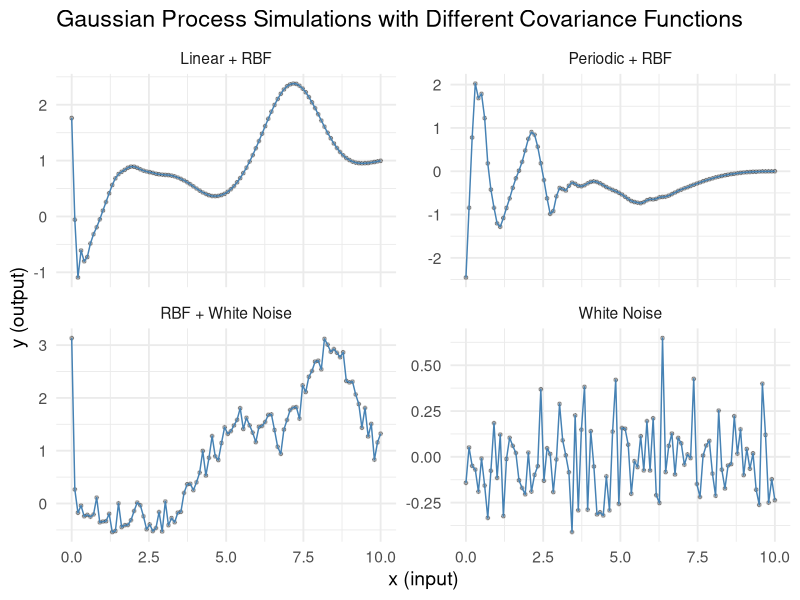
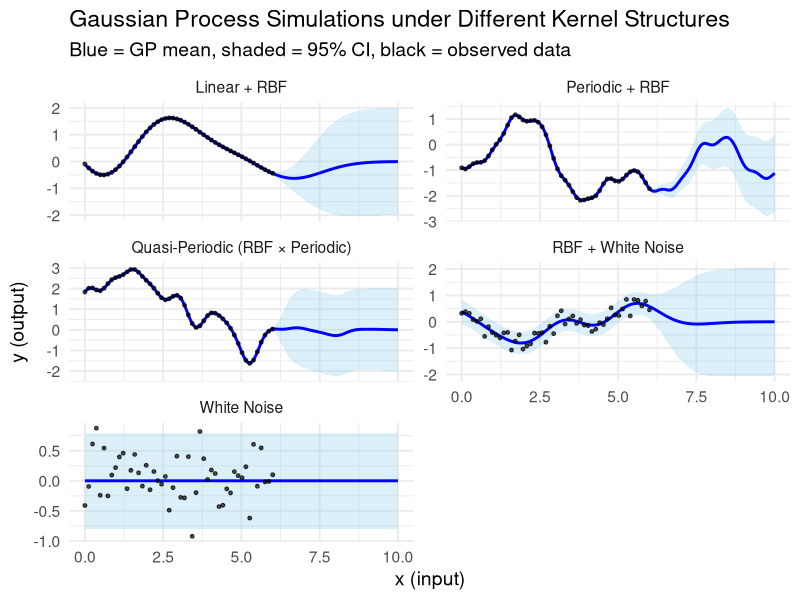

R code for these plots, in order: (Note: this script raises an error after producing the figures.)
## ---- chunk 1
library(kernlab)
library(ggplot2)
library(dplyr)

set.seed(123)
n <- 100
x <- seq(0, 10, length.out = n)

# Helper to compute covariance
cov_mat <- function(x1, x2, kernel_fun) {
  outer(x1, x2, FUN = kernel_fun)
}

# Define kernels
k_rbf <- function(x, y, l = 1) exp(-0.5 * (outer(x, y, "-") / l)^2)
k_white <- function(x, y, sigma = 1) diag(sigma^2, length(x))
k_periodic <- function(x, y, p = 2, l = 1) exp(-2 * (sin(pi * abs(outer(x, y, "-")) / p) / l)^2)

# Generate GP samples
simulate_gp <- function(x, mean_fun, K, noise_sd = 0.0) {
  L <- chol(K + diag(1e-6, length(x)))
  y <- mean_fun(x) + L %*% rnorm(length(x))
  return(as.numeric(y))
}

# Mean functions
f_zero <- function(x) rep(0, length(x))
f_linear <- function(x) 0.1 * x
f_sine <- function(x) sin(x)

# 1️⃣ Linear + RBF
K1 <- k_rbf(x, x, l = 1.2)
y1 <- simulate_gp(x, f_linear, K1)

# 2️⃣ White Noise (Independent)
K2 <- k_white(x, x, sigma = 0.2)
y2 <- simulate_gp(x, f_zero, K2)

# 3️⃣ Combined (RBF + White Noise)
K3 <- k_rbf(x, x, l = 1.0) + k_white(x, x, sigma = 0.2)
y3 <- simulate_gp(x, f_linear, K3)

# 4️⃣ Periodic + RBF
K4 <- k_periodic(x, x, p = 3, l = 1) + 0.5 * k_rbf(x, x, l = 2)
y4 <- simulate_gp(x, f_zero, K4)

# Combine all for plotting
df_all <- bind_rows(
  data.frame(x, y = y1, case = "Linear + RBF"),
  data.frame(x, y = y2, case = "White Noise"),
  data.frame(x, y = y3, case = "RBF + White Noise"),
  data.frame(x, y = y4, case = "Periodic + RBF")
)

# Plot
ggplot(df_all, aes(x, y)) +
  geom_point(size = 1, alpha = 0.3) +
  geom_line(color = "steelblue", linewidth = 0.5) +
  facet_wrap(~ case, scales = "free_y") +
  theme_minimal(base_size = 14) +
  labs(
    title = "Gaussian Process Simulations with Different Covariance Functions",
    x = "x (input)",
    y = "y (output)"
  )

## ---- chunk 2
# ============================================================
#   Gaussian Process Simulation (Multiple Kernel Scenarios)
# ============================================================

# --- Libraries ---
library(MASS)       # for mvrnorm
library(ggplot2)
library(dplyr)
library(tidyr)

set.seed(123)
n <- 100
x <- seq(0, 10, length.out = n)

# === Define Kernel Functions (dimension-safe) ===
k_rbf <- function(x, y, l = 1, sigma_f = 1) {
  d <- outer(x, y, "-")
  sigma_f^2 * exp(-0.5 * (d / l)^2)
}

k_white <- function(x, y, sigma_n = 0.3) {
  if (length(x) == length(y) && all(x == y)) {
    diag(sigma_n^2, length(x))
  } else {
    matrix(0, nrow = length(x), ncol = length(y))
  }
}

k_periodic <- function(x, y, p = 3, l = 1, sigma_f = 1) {
  d <- abs(outer(x, y, "-"))
  sigma_f^2 * exp(-2 * (sin(pi * d / p) / l)^2)
}

# Quasi-periodic = Periodic × RBF
k_quasiperiodic <- function(x, y, p = 3, l1 = 1, l2 = 1.5, sigma_f = 1) {
  d <- abs(outer(x, y, "-"))
  k_periodic(x, y, p = p, l = l1, sigma_f = sigma_f) *
    exp(-0.5 * (d / l2)^2)
}

# === GP Posterior Function (dimension-stable) ===
gp_posterior <- function(x_train, y_train, x_pred, kernel, noise = 0.05) {
  n_train <- length(x_train)
  n_pred  <- length(x_pred)
  
  K    <- kernel(x_train, x_train) + diag(noise^2, n_train)
  K_s  <- kernel(x_train, x_pred)
  K_ss <- kernel(x_pred, x_pred) + diag(1e-6, n_pred)
  
  K_inv <- solve(K)
  mu_s  <- as.vector(t(K_s) %*% K_inv %*% y_train)
  cov_s <- K_ss - t(K_s) %*% K_inv %*% K_s
  
  # ensure covariance is symmetric
  cov_s <- (cov_s + t(cov_s)) / 2
  var_s <- diag(cov_s)
  
  list(
    mean  = mu_s,
    lower = mu_s - 2 * sqrt(var_s),
    upper = mu_s + 2 * sqrt(var_s)
  )
}

# === Mean functions ===
f_zero   <- function(x) rep(0, length(x))
f_linear <- function(x) 0.1 * x
f_sine   <- function(x) sin(x)

# === Training and Prediction grid ===
x_train <- seq(0, 6, length.out = 50)
x_pred  <- seq(0, 10, length.out = 200)

# === Simulations ===

# 1️⃣ Linear + RBF
y_train1 <- f_linear(x_train) + mvrnorm(1, mu = rep(0, length(x_train)), 
                                        Sigma = k_rbf(x_train, x_train, l = 1.2))
gp1 <- gp_posterior(x_train, y_train1, x_pred, function(a, b) k_rbf(a, b, l = 1.2))

# 2️⃣ White Noise
y_train2 <- f_zero(x_train) + mvrnorm(1, mu = rep(0, length(x_train)), 
                                      Sigma = k_white(x_train, x_train, sigma_n = 0.4))
gp2 <- gp_posterior(x_train, y_train2, x_pred, function(a, b) k_white(a, b, sigma_n = 0.4))

# 3️⃣ RBF + White Noise
K_mix <- function(a, b) k_rbf(a, b, l = 1.0) + k_white(a, b, sigma_n = 0.2)
y_train3 <- f_linear(x_train) + mvrnorm(1, mu = rep(0, length(x_train)), 
                                        Sigma = K_mix(x_train, x_train))
gp3 <- gp_posterior(x_train, y_train3, x_pred, K_mix)

# 4️⃣ Periodic + RBF
K_per_rbf <- function(a, b) k_periodic(a, b, p = 3, l = 1.0) + 0.5 * k_rbf(a, b, l = 2)
y_train4 <- f_sine(x_train) + mvrnorm(1, mu = rep(0, length(x_train)), 
                                      Sigma = K_per_rbf(x_train, x_train))
gp4 <- gp_posterior(x_train, y_train4, x_pred, K_per_rbf)

# 5️⃣ Quasi-Periodic (Periodic × RBF)
K_quasi <- function(a, b) k_quasiperiodic(a, b, p = 3, l1 = 1.0, l2 = 1.5)
y_train5 <- f_sine(x_train) + mvrnorm(1, mu = rep(0, length(x_train)), 
                                      Sigma = K_quasi(x_train, x_train))
gp5 <- gp_posterior(x_train, y_train5, x_pred, K_quasi)

# === Combine Plot Data ===
combine_gp <- function(gp, x_pred, y_train, x_train, label) {
  df_pred <- data.frame(
    x = x_pred,
    mean = gp$mean,
    lower = gp$lower,
    upper = gp$upper,
    case = label
  )
  df_train <- data.frame(
    x = x_train,
    y_train = y_train,
    case = label
  )
  list(pred = df_pred, train = df_train)
}
# Combine all cases
gp_list <- list(
  combine_gp(gp1, x_pred, y_train1, x_train, "Linear + RBF"),
  combine_gp(gp2, x_pred, y_train2, x_train, "White Noise"),
  combine_gp(gp3, x_pred, y_train3, x_train, "RBF + White Noise"),
  combine_gp(gp4, x_pred, y_train4, x_train, "Periodic + RBF"),
  combine_gp(gp5, x_pred, y_train5, x_train, "Quasi-Periodic (RBF × Periodic)")
)

# Bind prediction and training separately
df_pred_all  <- bind_rows(lapply(gp_list, `[[`, "pred"))
df_train_all <- bind_rows(lapply(gp_list, `[[`, "train"))
ggplot() +
  geom_ribbon(data = df_pred_all, aes(x = x, ymin = lower, ymax = upper),
              fill = "skyblue", alpha = 0.3) +
  geom_line(data = df_pred_all, aes(x = x, y = mean), color = "blue", linewidth = 1) +
  geom_point(data = df_train_all, aes(x = x, y = y_train),
             color = "black", size = 1, alpha = 0.7) +
  facet_wrap(~ case, ncol = 2, scales = "free_y") +
  theme_minimal(base_size = 14) +
  labs(
    title = "Gaussian Process Simulations under Different Kernel Structures",
    subtitle = "Blue = GP mean, shaded = 95% CI, black = observed data",
    x = "x (input)",
    y = "y (output)"
  )



## ---- chunk 3
# --- Libraries ---
library(MASS)
library(ggplot2)
library(dplyr)
library(patchwork)

set.seed(42)

# --- Kernel definitions ---
k_rbf <- function(x, y, l = 1, sigma_f = 1) {
  sigma_f^2 * exp(-0.5 * (outer(x, y, "-") / l)^2)
}

k_white <- function(x, y, sigma_n = 0.3) {
  if (length(x) != length(y)) stop("White noise defined only for equal-length x, y")
  diag(sigma_n^2, length(x))
}

k_periodic <- function(x, y, p = 3, l = 1, sigma_f = 1) {
  sigma_f^2 * exp(-2 * (sin(pi * abs(outer(x, y, "-")) / p) / l)^2)
}

# --- GP prior samples ---
gp_sample <- function(x, kernel, n_samples = 3) {
  K <- kernel(x, x) + diag(1e-6, length(x))
  # Ensure correct matrix dimensions even for single sample
  samples <- MASS::mvrnorm(n_samples, mu = rep(0, length(x)), Sigma = K)
  if (is.vector(samples)) samples <- matrix(samples, nrow = 1)
  t(samples)  # make samples in columns (x by n_samples)
}

# --- GP posterior ---
gp_posterior <- function(x_train, y_train, x_pred, kernel, noise = 0.1, include_noise = TRUE) {
  K <- kernel(x_train, x_train) + diag(noise^2, length(x_train))
  K_s <- kernel(x_train, x_pred)
  K_ss <- kernel(x_pred, x_pred)
  K_inv <- solve(K)
  
  mu_s <- t(K_s) %*% K_inv %*% y_train
  cov_s <- K_ss - t(K_s) %*% K_inv %*% K_s
  if (include_noise) cov_s <- cov_s + diag(noise^2, length(x_pred))
  
  list(
    mean = as.vector(mu_s),
    upper = as.vector(mu_s + 2 * sqrt(pmax(0, diag(cov_s)))),
    lower = as.vector(mu_s - 2 * sqrt(pmax(0, diag(cov_s))))
  )
}

# --- Input grid ---
x_pred <- seq(0, 10, length.out = 200)
x_train <- seq(0, 6, length.out = 50)

f_linear <- function(x) 0.2 * x
f_zero <- function(x) rep(0, length(x))

# --- Define kernels to compare ---
kernels <- list(
  "Linear + RBF"       = function(a, b) k_rbf(a, b, l = 1.0),
  "Periodic + RBF"     = function(a, b) k_periodic(a, b, p = 3, l = 1) + 0.5 * k_rbf(a, b, l = 1.5),
  "RBF + White Noise"  = function(a, b) k_rbf(a, b, l = 1) + k_white(a, b, sigma_n = 0.3),
  "White Noise"        = function(a, b) k_white(a, b, sigma_n = 0.3)
)

# --- Create plots ---
plot_list <- list()

for (name in names(kernels)) {
  cat("Simulating:", name, "\n")
  
  # --- GP Prior ---
  Y_prior <- gp_sample(x_pred, kernels[[name]], n_samples = 3)
  df_prior <- data.frame(
    x = rep(x_pred, times = ncol(Y_prior)),
    y = as.vector(Y_prior),
    sample = factor(rep(1:ncol(Y_prior), each = length(x_pred)))
  )
  
  p_prior <- ggplot(df_prior, aes(x, y, color = sample)) +
    geom_line(linewidth = 0.8) +
    theme_minimal(base_size = 13) +
    theme(legend.position = "none") +
    labs(title = name, y = "y (output)", x = "x (input)")
  
  # --- Simulate training data ---
  y_train <- if (grepl("Linear", name)) f_linear(x_train) else f_zero(x_train)
  y_train <- y_train + MASS::mvrnorm(1, mu = rep(0, length(x_train)),
                                     Sigma = kernels[[name]](x_train, x_train))
  
  # --- Posterior ---
  gp_post <- gp_posterior(x_train, y_train, x_pred, kernels[[name]],
                          noise = 0.1, include_noise = TRUE)
  df_post <- data.frame(
    x = x_pred,
    mean = gp_post$mean,
    lower = gp_post$lower,
    upper = gp_post$upper
  )
  
  p_post <- ggplot(df_post, aes(x)) +
    geom_ribbon(aes(ymin = lower, ymax = upper), fill = "skyblue", alpha = 0.3) +
    geom_line(aes(y = mean), color = "blue", linewidth = 1) +
    geom_point(data = data.frame(x = x_train, y = y_train),
               aes(x, y), color = "black", size = 1.2, alpha = 0.7) +
    theme_minimal(base_size = 13) +
    labs(y = "y (output)", x = "x (input)")
  
  plot_list[[name]] <- p_prior / p_post
}

# --- Combine all ---
wrap_plots(plot_list, ncol = 2) +
  plot_annotation(
    title = "Gaussian Process Simulations: Prior vs Posterior under Different Kernels",
    subtitle = "Top: Prior samples | Bottom: Posterior mean ± 95% CI (blue shaded)"
  )

## ---- chunk 4
# --- Libraries ---
library(MASS)
library(ggplot2)
library(dplyr)
library(patchwork)
library(cowplot)

set.seed(42)

# --- Kernel definitions ---
k_rbf <- function(x, y, l = 1, sigma_f = 1) {
  sigma_f^2 * exp(-0.5 * (outer(x, y, "-") / l)^2)
}

# ✅ FIXED: Now handles both train-train and train-test calls
k_white <- function(x, y, sigma_n = 0.3) {
  # If equal length, return diagonal noise
  if (length(x) == length(y) && all(x == y)) {
    diag(sigma_n^2, length(x))
  } else {
    matrix(0, nrow = length(x), ncol = length(y))
  }
}

k_periodic <- function(x, y, p = 3, l = 1, sigma_f = 1) {
  sigma_f^2 * exp(-2 * (sin(pi * abs(outer(x, y, "-")) / p) / l)^2)
}

# --- GP prior samples ---
gp_sample <- function(x, kernel, n_samples = 3) {
  K <- kernel(x, x) + diag(1e-6, length(x))
  samples <- MASS::mvrnorm(n_samples, mu = rep(0, length(x)), Sigma = K)
  if (is.vector(samples)) samples <- matrix(samples, nrow = 1)
  t(samples)
}

# --- GP posterior ---
gp_posterior <- function(x_train, y_train, x_pred, kernel, noise = 0.1, include_noise = TRUE) {
  K <- kernel(x_train, x_train) + diag(noise^2, length(x_train))
  K_s <- kernel(x_train, x_pred)
  K_ss <- kernel(x_pred, x_pred)
  K_inv <- solve(K)
  
  mu_s <- t(K_s) %*% K_inv %*% y_train
  cov_s <- K_ss - t(K_s) %*% K_inv %*% K_s
  if (include_noise) cov_s <- cov_s + diag(noise^2, length(x_pred))
  
  list(
    mean = as.vector(mu_s),
    upper = as.vector(mu_s + 2 * sqrt(pmax(0, diag(cov_s)))),
    lower = as.vector(mu_s - 2 * sqrt(pmax(0, diag(cov_s))))
  )
}

# --- Input grid ---
x_pred <- seq(0, 10, length.out = 200)
x_train <- seq(0, 6, length.out = 50)

f_linear <- function(x) 0.2 * x
f_zero <- function(x) rep(0, length(x))

# --- Define kernels ---
kernels <- list(
  "Linear + RBF"       = function(a, b) k_rbf(a, b, l = 1.0),
  "Periodic + RBF"     = function(a, b) k_periodic(a, b, p = 3, l = 1) + 0.5 * k_rbf(a, b, l = 1.5),
  "RBF + White Noise"  = function(a, b) k_rbf(a, b, l = 1) + k_white(a, b, sigma_n = 0.3),
  "White Noise"        = function(a, b) k_white(a, b, sigma_n = 0.3)
)

# --- Generate plots ---
plot_list <- list()

for (name in names(kernels)) {
  cat("Simulating:", name, "\n")
  
  # --- GP Prior ---
  Y_prior <- gp_sample(x_pred, kernels[[name]], n_samples = 3)
  df_prior <- data.frame(
    x = rep(x_pred, times = ncol(Y_prior)),
    y = as.vector(Y_prior),
    sample = factor(rep(1:ncol(Y_prior), each = length(x_pred)))
  )
  
  p_prior <- ggplot(df_prior, aes(x, y, color = sample)) +
    geom_line(linewidth = 0.8) +
    theme_minimal(base_size = 13) +
    theme(legend.position = "none") +
    labs(title = name, y = "y (output)", x = "x (input)")
  
  # --- Training data ---
  y_train <- if (grepl("Linear", name)) f_linear(x_train) else f_zero(x_train)
  y_train <- y_train + MASS::mvrnorm(1, mu = rep(0, length(x_train)),
                                     Sigma = kernels[[name]](x_train, x_train))
  
  # --- Posterior ---
  gp_post <- gp_posterior(x_train, y_train, x_pred, kernels[[name]], noise = 0.1)
  df_post <- data.frame(
    x = x_pred,
    mean = gp_post$mean,
    lower = gp_post$lower,
    upper = gp_post$upper
  )
  
  p_post <- ggplot(df_post, aes(x)) +
    geom_ribbon(aes(ymin = lower, ymax = upper), fill = "skyblue", alpha = 0.3) +
    geom_line(aes(y = mean), color = "blue", linewidth = 1) +
    geom_point(data = data.frame(x = x_train, y = y_train),
               aes(x, y), color = "black", size = 1.2, alpha = 0.7) +
    theme_minimal(base_size = 13) +
    labs(y = "y (output)", x = "x (input)")
  
  plot_list[[name]] <- p_prior / p_post
}

dev.new(width = 18, height = 10) 

# --- Combine ---
wrap_plots(plot_list, ncol = 4) +
  plot_annotation(
    title = "Gaussian Process Simulations: Prior vs Posterior under Different Kernels",
    subtitle = "Top: Prior samples | Bottom: Posterior mean ± 95% CI (blue shaded)"
  )

# Extract prior and posterior plots
priors <- lapply(plot_list, `[[`, "prior")
posts  <- lapply(plot_list, `[[`, "post")

# Combine top row (priors) and bottom row (posteriors)
combined_plot <- wrap_plots(priors, ncol = length(priors)) /
                 wrap_plots(posts,  ncol = length(posts))

# Display in new window
dev.new(width = 18, height = 10)
combined_plot +
  plot_annotation(
    title = "Gaussian Process Simulations: Prior vs Posterior under Different Kernels",
    subtitle = "Top: Prior samples | Bottom: Posterior mean ± 95% CI (blue shaded)",
    theme = theme(
      plot.title = element_text(face = "bold", size = 16, hjust = 0.5),
      plot.subtitle = element_text(size = 12, hjust = 0.5)
    )
  )
